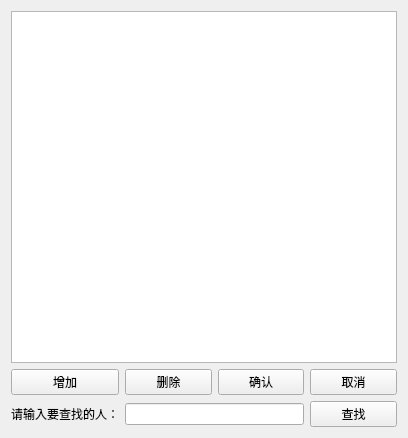
<?xml version="1.0" encoding="UTF-8"?>
<ui version="4.0">
 <class>Widget</class>
 <widget class="QWidget" name="Widget">
  <property name="geometry">
   <rect>
    <x>0</x>
    <y>0</y>
    <width>408</width>
    <height>438</height>
   </rect>
  </property>
  <property name="windowTitle">
   <string>Widget</string>
  </property>
  <layout class="QGridLayout" name="gridLayout">
   <item row="0" column="0" colspan="4">
    <widget class="QTableView" name="tableView"/>
   </item>
   <item row="1" column="0">
    <widget class="QPushButton" name="addBtn">
     <property name="text">
      <string>增加</string>
     </property>
    </widget>
   </item>
   <item row="1" column="1">
    <widget class="QPushButton" name="delBtn">
     <property name="text">
      <string>删除</string>
     </property>
    </widget>
   </item>
   <item row="1" column="2">
    <widget class="QPushButton" name="ackDelBtn">
     <property name="text">
      <string>确认</string>
     </property>
    </widget>
   </item>
   <item row="1" column="3">
    <widget class="QPushButton" name="cancelDelBtn">
     <property name="text">
      <string>取消</string>
     </property>
    </widget>
   </item>
   <item row="2" column="0">
    <widget class="QLabel" name="label">
     <property name="text">
      <string>请输入要查找的人：</string>
     </property>
    </widget>
   </item>
   <item row="2" column="1" colspan="2">
    <widget class="QLineEdit" name="lineEdit"/>
   </item>
   <item row="2" column="3">
    <widget class="QPushButton" name="selectBtn">
     <property name="text">
      <string>查找</string>
     </property>
    </widget>
   </item>
  </layout>
 </widget>
 <layoutdefault spacing="6" margin="11"/>
 <resources/>
 <connections/>
</ui>
